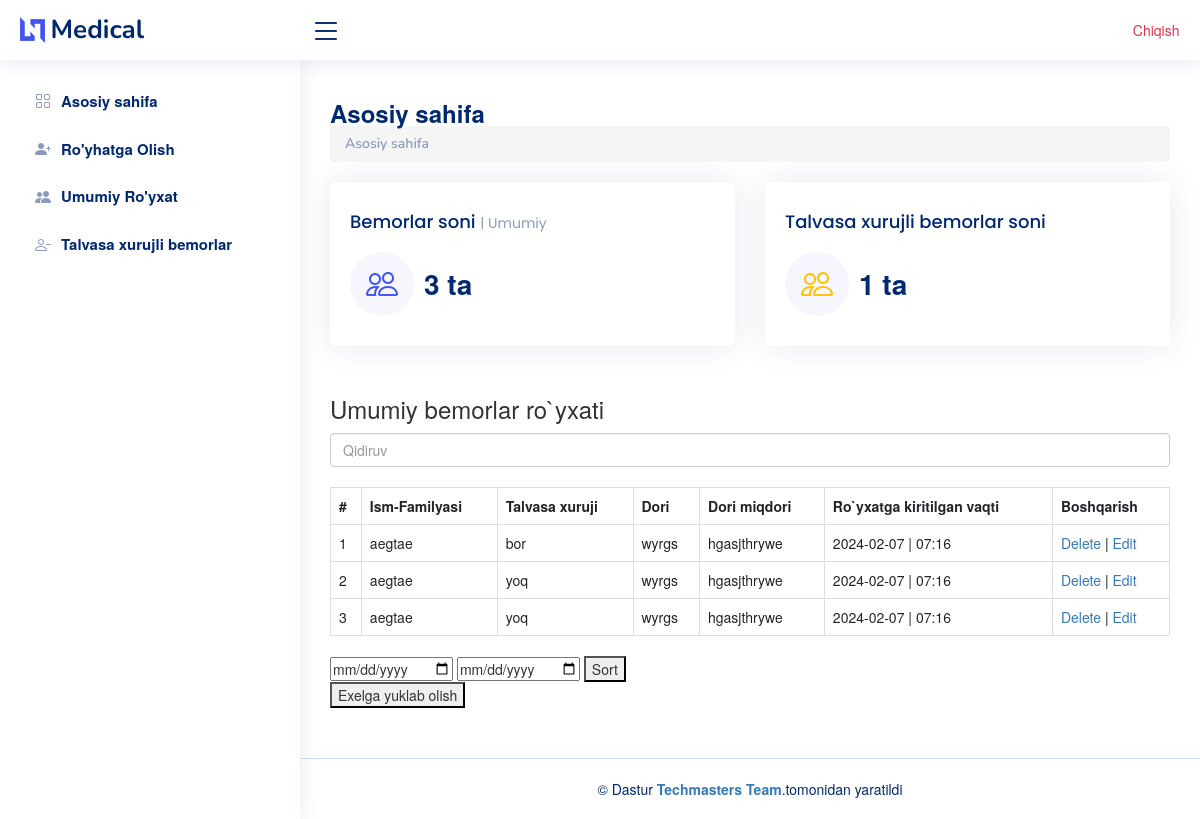
Screenshot of / (signed in) with the database file from the repository.
### chat/models.py (models this page shows, shortened)
class Sick(models.Model):
    username = models.CharField( max_length=400)
    age = models.IntegerField(default=0)
    is_xuruj = models.BooleanField(default=False)
    user = models.ForeignKey(User, on_delete=models.CASCADE)
    date_times = models.DateTimeField(auto_now_add=True)
    dori_name = models.CharField( max_length=400)
    dori_miqdor = models.CharField( max_length=400)

### chat/views.py (the view)
# urls.py: path("", home ,name='home'),
def home(request):
    print('\n' , datetime.datetime.now() , 'dddddddddddddddddddddddddddd', '\n')
    if request.user.is_active:
        all_bemor = Sick.objects.all().filter(user=request.user).order_by('-date_times')
        yoq = Sick.objects.filter(is_xuruj=True,user=request.user)
        data_from =request.GET.get('date_from')
        data_to = request.GET.get('date_to')
        hurujs = Sick.objects.filter(date_times__gte='2000-02-06 00:00'  ,date_times__lt='4024-02-06 23:59',user=request.user ).order_by('-id')
        if data_from and data_to :
            hurujs = Sick.objects.filter(date_times__gte=f'{data_from} 00:00'  ,date_times__lt=f'{data_to} 23:59',user=request.user ).order_by('-id')
        else:
            hurujs = Sick.objects.filter(date_times__gte='2000-02-06 00:00'  ,date_times__lt='4024-02-06 23:59',user=request.user ).order_by('-id')
        return render(request , 'mein/index.html', {'all_bemor':all_bemor,'yoq':yoq , 'huruj':hurujs   })
    else:
        return redirect('accounts/login/')

### template/mein/index.html (shortened to what this page needs)
{% load static %}
<!DOCTYPE html>
<html lang="en">
<head>
  <link rel="stylesheet" href="https://cdnjs.cloudflare.com/ajax/libs/font-awesome/6.2.1/css/all.min.css" />
  <link href="/static/assets/vendor/bootstrap/css/bootstrap.min.css" rel="stylesheet">
  <link href="/static/assets/vendor/bootstrap-icons/bootstrap-icons.css" rel="stylesheet">
  <link href="/static/assets/vendor/boxicons/css/boxicons.min.css" rel="stylesheet">
  <link href="/static/assets/vendor/quill/quill.snow.css" rel="stylesheet">
  <link href="/static/assets/vendor/quill/quill.bubble.css" rel="stylesheet">
  <link href="/static/assets/vendor/remixicon/remixicon.css" rel="stylesheet">
  <link href="/static/assets/vendor/simple-datatables/style.css " rel="stylesheet">
  <link href="/static/assets/css/style.css" rel="stylesheet">
<link rel="stylesheet" href="https://maxcdn.bootstrapcdn.com/bootstrap/3.4.1/css/bootstrap.min.css">
</head>
<body>
  <header id="header" class="header fixed-top d-flex align-items-center">
    <div class="d-flex align-items-center justify-content-between">
      <a href="/" class="logo d-flex align-items-center">
        <img src="/static/assets/img/logo.png" alt="">
        <span class="d-none d-lg-block">Medical</span>
      </a>
      <i class="bi bi-list toggle-sidebar-btn"></i>
    </div>
    <div class="container">
      <div class="row" style="float: right;">
        <div class="col">
          <form action="" method="post">
            <a type="button" class="btn btn-outline-danger" href="#">Chiqish</a>
        </form>
        </div>
      </div>
    </div>
  </header>
  <aside id="sidebar" class="sidebar">
    <ul class="sidebar-nav" id="sidebar-nav">
      <li class="nav-item">
        <a class="nav-link collapsed " href="{% url 'home' %}">
          <i class="bi bi-grid"></i>
          <span>Asosiy sahifa </span>
        </a>
      </li>
      <li class="nav-item">
        <a class="nav-link collapsed" href="{% url 'register' %}">
          <i class="bi bi-person-plus-fill"></i>
          <span>Ro'yhatga Olish </span>
        </a>
      </li>
      <li class="nav-item">
        <a class="nav-link collapsed" href="{% url 'tables_all' %}">
          <i class="bi bi-people-fill"></i>
          <span>Umumiy Ro'yxat</span>
        </a>
      </li>
      <li class="nav-item">
        <a class="nav-link collapsed" href="{% url 'comingtype' %}">
          <i class="bi bi-person-dash"></i>
          <span>Talvasa xurujli bemorlar</span>
        </a>
      </li>
        </ul>
  </aside>
  <main id="main" class="main">
    <div class="pagetitle">
      <h1>Asosiy sahifa</h1>
      <nav>
        <ol class="breadcrumb">
          <li class="breadcrumb-item"><a href="/">Asosiy sahifa</a></li>
        </ol>
      </nav>
    </div>
    <section class="section dashboard">
      <div class="row">
        <div class="col-lg-12">
              <div class="row">
                <div class="col-lg-6">
                  <div class="card info-card sales-card">
                    <div class="card-body">
                      <h5 class="card-title">Bemorlar soni <span>| Umumiy</span></h5>
                      <div class="d-flex align-items-center">
                        <div class="card-icon rounded-circle d-flex align-items-center justify-content-center">
                          <i class="bi bi-people "></i>
                        </div>
                        <div class="ps-3">
                          <h6 id="count_all" data-all="{{ all_clients }}">{{all_bemor|length}} ta</h6>
                        </div>
                      </div>
                    </div>
                  </div>
                </div>
                <div class="col-lg-6">
                  <div class="card info-card sales-card">
                    <div class="card-body">
                      <h5 class="card-title">Talvasa xurujli bemorlar soni </h5>
                      <div class="d-flex align-items-center">
                        <div class="card-icon rounded-circle d-flex align-items-center justify-content-center">
                          <i class="bi bi-people text-warning"></i>
                        </div>
                        <div class="ps-3">
                          <h6 id="count_all" data-all="{{ came_day }}"> {{yoq|length}} ta</h6>
                        </div>
                      </div>
                    </div>
                  </div>
                </div>
              </div>
          </div>
            </div>
            <section class="section dashboard">
   <div class="table-responsive">
  <h3>Umumiy bemorlar ro`yxati</h3>
   <input style="max-width : 840px;" class="form-control" id="myInput" type="text" placeholder="Qidiruv">
  <br>
  <table style="max-width: 840px;"  class="table table-bordered table-hover ">
      <tr>
        <th>#</th>
        <th>Ism-Familyasi</th>
        <th>Talvasa xuruji</th>
        <th>Dori</th>
        <th>Dori miqdori</th>
        <th>Ro`yxatga kiritilgan vaqti</th>
        <th>Boshqarish</th>
      </tr>
      {% for x in huruj %}
      <tr >
        <td id="data{{x.id}}">1</td>
                      <td>{{x.username}}</td>
                      <td>
                         {% if x.is_xuruj == True %}
                         bor
                         {% else %}
                         yoq
                         {% endif %}
                        </td>
                      <td>{{x.dori_name}}</td>
                      <td>{{x.dori_miqdor}}</td>
                      <td>{{x.date_times|date:'Y-m-d'}}  | {{x.date_times|time:"h:i"}} </td>
                      <td> <a href="delete/{{x.id}}/">Delete</a> | <a href=""  data-toggle="modal" data-target="#exampleModalCenter{{x.id}}">Edit</a>  </td>
      </tr>
      {% endfor %}
  </table>
  <form  method="get">
    <input value="{{request.GET.date_from}}" required name="date_from" type="date" >
    <input value="{{request.GET.date_to}}" required name="date_to" type="date" >
    <button>Sort</button>
  </form>
</div>
<button onclick="tabletoExcel('example')">Exelga yuklab olish </button>
<link rel="stylesheet" href="https://cdn.datatables.net/1.13.7/css/jquery.dataTables.min.css">
<link rel="stylesheet" href="https://cdn.datatables.net/buttons/2.4.2/css/buttons.dataTables.min.css">
    </section>
  </main>
  <footer id="footer" class="footer mt-5">
    <div class="copyright">
      &copy; Dastur <strong><span><a href="https://www.instagram.com/j.torajonov"> Techmasters Team</a></span></strong>.tomonidan yaratildi
    </div>
  </footer>
</body>
</html>

### static/assets/css/style.css (style rules this page uses)
:root { scroll-behavior: smooth; }
body { font-family: "Open Sans", sans-serif; background: #f6f9ff; color: #444444; }
a { color: #4154f1; text-decoration: none; }
h1, h2, h3, h4, h5, h6 { font-family: "Nunito", sans-serif; }
#main { margin-top: 60px; padding: 20px 30px; transition: all 0.3s; }
.pagetitle { margin-bottom: 10px; }
.pagetitle h1 { font-size: 24px; margin-bottom: 0; font-weight: 600; color: #012970; }
.card { margin-bottom: 30px; border: none; border-radius: 5px; box-shadow: 0px 0 30px rgba(1, 41, 112, 0.1); }
.card-title { padding: 20px 0 15px 0; font-size: 18px; font-weight: 500; color: #012970; font-family: "Poppins", sans-serif; }
.card-title span { color: #899bbd; font-size: 14px; font-weight: 400; }
.card-body { padding: 0 20px 20px 20px; }
.breadcrumb { font-size: 14px; font-family: "Nunito", sans-serif; color: #899bbd; font-weight: 600; }
.breadcrumb a { color: #899bbd; transition: 0.3s; }
.breadcrumb .breadcrumb-item::before { color: #899bbd; }
.logo { line-height: 1; }
@media (min-width: 1200px) { .logo { width: 280px; } }
.logo img { max-height: 26px; margin-right: 6px; }
.logo span { font-size: 26px; font-weight: 700; color: #012970; font-family: "Nunito", sans-serif; }
.header { transition: all 0.5s; z-index: 997; height: 60px; box-shadow: 0px 2px 20px rgba(1, 41, 112, 0.1); background-color: #fff; padding-left: 20px; }
.header .toggle-sidebar-btn { font-size: 32px; padding-left: 10px; cursor: pointer; color: #012970; }
.sidebar { position: fixed; top: 60px; left: 0; bottom: 0; width: 300px; z-index: 996; transition: all 0.3s; padding: 20px; overflow-y: auto; scrollbar-width: thin; scrollbar-color: #aab7cf transparent; box-shadow: 0px 0px 20px rgba(1, 41, 112, 0.1); background-color: #fff; }
@media (min-width: 1200px) { #main, #footer { margin-left: 300px; } }
.sidebar-nav { padding: 0; margin: 0; list-style: none; }
.sidebar-nav li { padding: 0; margin: 0; list-style: none; }
.sidebar-nav .nav-item { margin-bottom: 5px; }
.sidebar-nav .nav-link { display: flex; align-items: center; font-size: 15px; font-weight: 600; color: #4154f1; transition: 0.3; background: #f6f9ff; padding: 10px 15px; border-radius: 4px; }
.sidebar-nav .nav-link i { font-size: 16px; margin-right: 10px; color: #4154f1; }
.sidebar-nav .nav-link.collapsed { color: #012970; background: #fff; }
.sidebar-nav .nav-link.collapsed i { color: #899bbd; }
.dashboard .info-card { padding-bottom: 10px; }
.dashboard .info-card h6 { font-size: 28px; color: #012970; font-weight: 700; margin: 0; padding: 0; }
.dashboard .card-icon { font-size: 32px; line-height: 0; width: 64px; height: 64px; flex-shrink: 0; flex-grow: 0; }
.dashboard .sales-card .card-icon { color: #4154f1; background: #f6f6fe; }
.footer { padding: 20px 0; font-size: 14px; transition: all 0.3s; border-top: 1px solid #cddfff; }
.footer .copyright { text-align: center; color: #012970; }

### rows the page displays
Sick: username "aegtae", is_xuruj "bor", dori_name "wyrgs", dori_miqdor "hgasjthrywe", date_times "2024-02-07", date_times "07:16"
Sick: username "aegtae", is_xuruj "yoq", dori_name "wyrgs", dori_miqdor "hgasjthrywe", date_times "2024-02-07", date_times "07:16"
Sick: username "aegtae", is_xuruj "yoq", dori_name "wyrgs", dori_miqdor "hgasjthrywe", date_times "2024-02-07", date_times "07:16"

### other values shown
{{ all_bemor|length }} "3"
{{ yoq|length }} "1"
